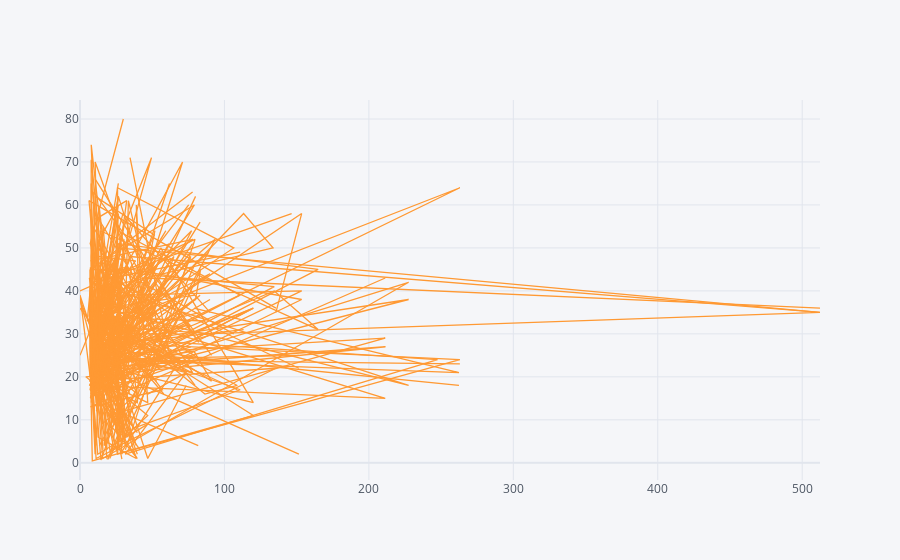

The notebook cell this image was saved under:
### Code cell
df2.iplot(kind = "scatter", x= "fare", y ="age")

### Figure 1 — Plotly figure (JSON) as saved in the notebook; plotly's stock layout.template omitted (floating-point values rounded to 4 significant figures; data arrays with more than 128 entries replaced by an {"elided": "..."} marker saying what was removed)
{"data": [{"line": {"color": "rgba(255, 153, 51, 1.0)", "dash": "solid", "shape": "linear", "width": 1.3}, "mode": "lines", "name": "age", "text": "", "type": "scatter", "x": {"elided": "891 float values"}, "y": {"elided": "891 mixed values"}}], "layout": {"legend": {"bgcolor": "#F5F6F9", "font": {"color": "#4D5663"}}, "paper_bgcolor": "#F5F6F9", "plot_bgcolor": "#F5F6F9", "title": {"font": {"color": "#4D5663"}}, "xaxis": {"gridcolor": "#E1E5ED", "showgrid": true, "tickfont": {"color": "#4D5663"}, "title": {"font": {"color": "#4D5663"}, "text": ""}, "zerolinecolor": "#E1E5ED"}, "yaxis": {"gridcolor": "#E1E5ED", "showgrid": true, "tickfont": {"color": "#4D5663"}, "title": {"font": {"color": "#4D5663"}, "text": ""}, "zerolinecolor": "#E1E5ED"}}}
